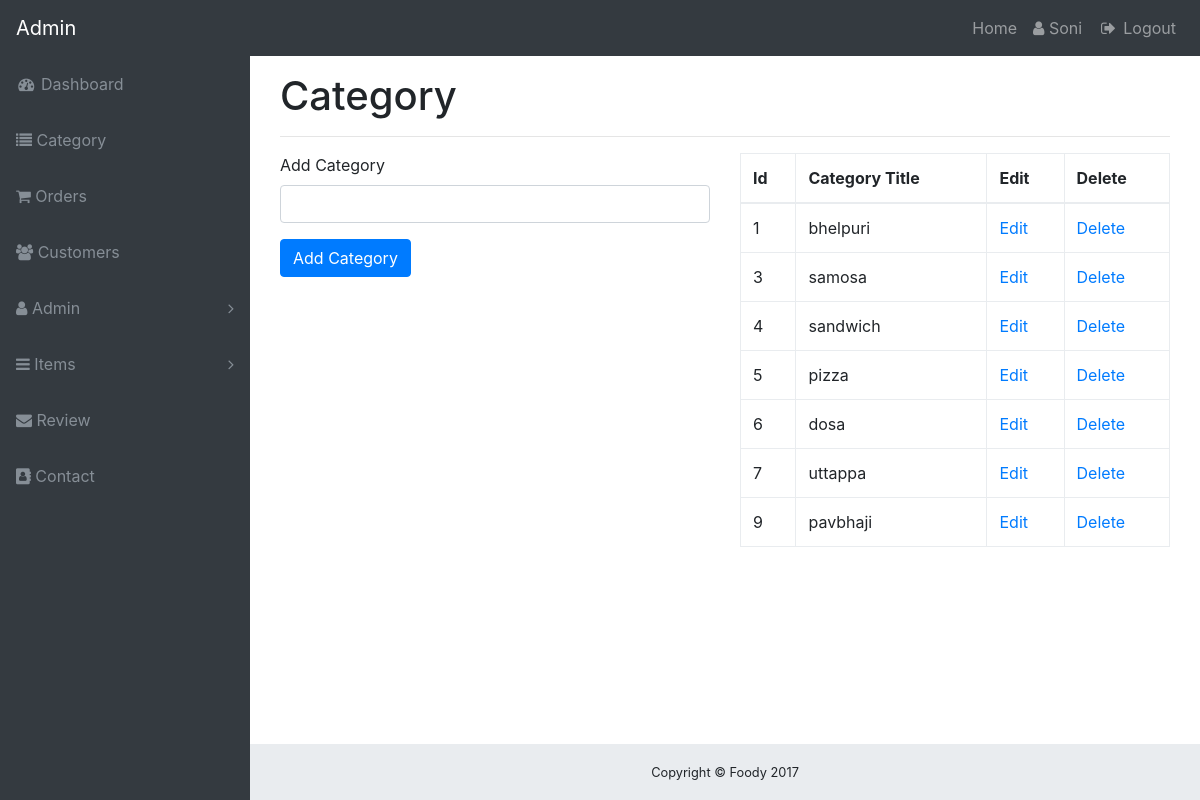
Screenshot of /admin/category.php (signed in) with the database file from the repository.
### tables this page shows
CREATE TABLE `category` (
  `cat_id` int(11) NOT NULL,
  `cat_name` varchar(55) NOT NULL
);

### admin/category.php (the view, shortened to what this page needs)
<?php include('includes/admin_header.php'); ?>
<?php include('includes/navigation.php'); ?>
  <div class="content-wrapper">
    <div class="container-fluid">
        <div class="col-12">
          <h1>Category</h1>
          <hr>
          <div class="row">
             <div class="col-md-6">
              <form action="" method="POST">
                <div class="form-group">
                  <label for="cat_title">Add Category</label>
                  <input type="text" name="cat_title" class="form-control">
                </div>
                <div class="form-group">
                  <input type="submit" name="submit" class="btn btn-primary" value="Add Category">
                </div>
              </form>
            </div>
            <div class="col-md-6">
              <table class="table table-bordered">
                <thead>
                  <tr>
                    <th>Id</th>
                    <th>Category Title</th>
                    <th>Edit</th>
                    <th>Delete</th>
                  </tr>
                </thead>
                <tbody>
                <?php
                  $query="SELECT * FROM category";
                  $select_categories=mysqli_query($con,$query);
                  while ($row=mysqli_fetch_assoc($select_categories)) {
                    $cat_id=$row['cat_id'];
                    $cat_title=$row['cat_name'];
                    echo "<tr>";
                    echo "<td>{$cat_id}</td>";
                    echo "<td>{$cat_title}</td>";
                    echo "<td><a href='category.php?edit={$cat_id}'>Edit</a></td>";
                    echo "<td><a href='category.php?delete={$cat_id}'>Delete</a></td>";
                    echo "</tr>";
                  }
                ?>
                </tbody>
              </table>
            </div>
                    </div>
                </div>
            </div>
        </div>
 <?php include('includes/admin_footer.php'); ?>

### admin/css/sb-admin.css (style rules this page uses)
html { position: relative; min-height: 100%; }
body { overflow-x: hidden; }
body.sticky-footer { margin-bottom: 56px; }
body.sticky-footer .content-wrapper { min-height: calc(100vh - 56px - 56px); }
body.fixed-nav { padding-top: 56px; }
.content-wrapper { min-height: calc(100vh - 56px); padding-top: 1rem; }
.content-wrapper { overflow-x: hidden; background: white; }
@media (min-width: 992px) { .content-wrapper { margin-left: 250px; } }

### rows the page displays
category: cat_id "1", cat_name "bhelpuri"
category: cat_id "3", cat_name "samosa"
category: cat_id "4", cat_name "sandwich"
category: cat_id "5", cat_name "pizza"
category: cat_id "6", cat_name "dosa"
category: cat_id "7", cat_name "uttappa"
category: cat_id "9", cat_name "pavbhaji"

### other values shown
$_SESSION['admin_name'] "Soni"
